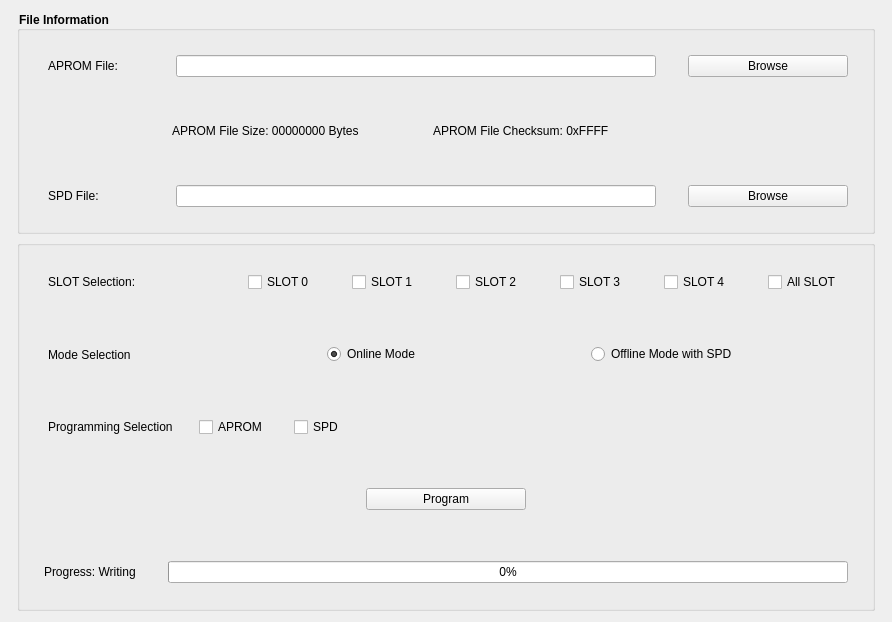
          <widget class="QWidget" name="tab_online">
           <attribute name="title">
            <string>Programming Setting</string>
           </attribute>
           <layout class="QVBoxLayout" name="verticalLayout_9">
            <item>
             <widget class="QWidget" name="SettingWidget_2" native="true">
              <property name="minimumSize">
               <size>
                <width>0</width>
                <height>600</height>
               </size>
              </property>
              <layout class="QVBoxLayout" name="OptionLayout_2" stretch="3,5">
               <property name="spacing">
                <number>6</number>
               </property>
               <property name="leftMargin">
                <number>6</number>
               </property>
               <property name="topMargin">
                <number>0</number>
               </property>
               <property name="rightMargin">
                <number>6</number>
               </property>
               <property name="bottomMargin">
                <number>0</number>
               </property>
               <item>
                <widget class="QGroupBox" name="verticalGroupBox">
                 <property name="minimumSize">
                  <size>
                   <width>0</width>
                   <height>120</height>
                  </size>
                 </property>
                 <property name="styleSheet">
                  <string notr="true">QGroupBox{ font-weight: bold; }</string>
                 </property>
                 <property name="title">
                  <string>File Information</string>
                 </property>
                 <layout class="QVBoxLayout" name="verticalLayout_15" stretch="1,1,1">
                  <property name="spacing">
                   <number>0</number>
                  </property>
                  <property name="leftMargin">
                   <number>0</number>
                  </property>
                  <property name="topMargin">
                   <number>0</number>
                  </property>
                  <property name="rightMargin">
                   <number>0</number>
                  </property>
                  <property name="bottomMargin">
                   <number>0</number>
                  </property>
                  <item>
                   <widget class="QWidget" name="File_Layout" native="true">
                    <property name="minimumSize">
                     <size>
                      <width>0</width>
                      <height>45</height>
                     </size>
                    </property>
                    <layout class="QHBoxLayout" name="horizontalLayout_4" stretch="1,6,1,2">
                     <property name="spacing">
                      <number>12</number>
                     </property>
                     <property name="leftMargin">
                      <number>24</number>
                     </property>
                     <property name="topMargin">
                      <number>0</number>
                     </property>
                     <property name="rightMargin">
                      <number>24</number>
                     </property>
                     <property name="bottomMargin">
                      <number>0</number>
                     </property>
                     <item>
                      <widget class="QLabel" name="label_15">
                       <property name="minimumSize">
                        <size>
                         <width>120</width>
                         <height>0</height>
                        </size>
                       </property>
                       <property name="text">
                        <string>APROM File:</string>
                       </property>
                       <property name="margin">
                        <number>0</number>
                       </property>
                       <property name="indent">
                        <number>4</number>
                       </property>
                      </widget>
                     </item>
                     <item>
                      <widget class="QLineEdit" name="lineEdit_ap"/>
                     </item>
                     <item>
                      <spacer name="horizontalSpacer_24">
                       <property name="orientation">
                        <enum>Qt::Horizontal</enum>
                       </property>
                       <property name="sizeType">
                        <enum>QSizePolicy::Fixed</enum>
                       </property>
                       <property name="sizeHint" stdset="0">
                        <size>
                         <width>20</width>
                         <height>20</height>
                        </size>
                       </property>
                      </spacer>
                     </item>
                     <item>
                      <widget class="QPushButton" name="btn_ap">
                       <property name="minimumSize">
                        <size>
                         <width>160</width>
                         <height>0</height>
                        </size>
                       </property>
                       <property name="maximumSize">
                        <size>
                         <width>160</width>
                         <height>16777215</height>
                        </size>
                       </property>
                       <property name="text">
                        <string>Browse</string>
                       </property>
                      </widget>
                     </item>
                    </layout>
                   </widget>
                  </item>
                  <item>
                   <widget class="QWidget" name="File_APROM_Info" native="true">
                    <property name="minimumSize">
                     <size>
                      <width>0</width>
                      <height>45</height>
                     </size>
                    </property>
                    <property name="maximumSize">
                     <size>
                      <width>16777215</width>
                      <height>60</height>
                     </size>
                    </property>
                    <layout class="QHBoxLayout" name="horizontalLayout_7">
                     <property name="leftMargin">
                      <number>24</number>
                     </property>
                     <property name="topMargin">
                      <number>0</number>
                     </property>
                     <property name="rightMargin">
                      <number>24</number>
                     </property>
                     <property name="bottomMargin">
                      <number>0</number>
                     </property>
                     <item>
                      <spacer name="horizontalSpacer_17">
                       <property name="orientation">
                        <enum>Qt::Horizontal</enum>
                       </property>
                       <property name="sizeType">
                        <enum>QSizePolicy::Fixed</enum>
                       </property>
                       <property name="sizeHint" stdset="0">
                        <size>
                         <width>120</width>
                         <height>20</height>
                        </size>
                       </property>
                      </spacer>
                     </item>
                     <item>
                      <widget class="QLabel" name="label_file_size">
                       <property name="text">
                        <string>APROM File Size: 00000000 Bytes</string>
                       </property>
                       <property name="alignment">
                        <set>Qt::AlignLeading|Qt::AlignLeft|Qt::AlignVCenter</set>
                       </property>
                       <property name="indent">
                        <number>8</number>
                       </property>
                      </widget>
                     </item>
                     <item>
                      <widget class="QLabel" name="label_file_checksum">
                       <property name="text">
                        <string>APROM File Checksum: 0xFFFF</string>
                       </property>
                       <property name="alignment">
                        <set>Qt::AlignLeading|Qt::AlignLeft|Qt::AlignVCenter</set>
                       </property>
                       <property name="indent">
                        <number>4</number>
                       </property>
                      </widget>
                     </item>
                     <item>
                      <spacer name="horizontalSpacer_21">
                       <property name="orientation">
                        <enum>Qt::Horizontal</enum>
                       </property>
                       <property name="sizeType">
                        <enum>QSizePolicy::Fixed</enum>
                       </property>
                       <property name="sizeHint" stdset="0">
                        <size>
                         <width>160</width>
                         <height>20</height>
                        </size>
                       </property>
                      </spacer>
                     </item>
                    </layout>
                   </widget>
                  </item>
                  <item>
                   <widget class="QWidget" name="horizontalWidget" native="true">
                    <property name="minimumSize">
                     <size>
                      <width>0</width>
                      <height>45</height>
                     </size>
                    </property>
                    <layout class="QHBoxLayout" name="horizontalLayout_10" stretch="1,6,1,2">
                     <property name="spacing">
                      <number>12</number>
                     </property>
                     <property name="leftMargin">
                      <number>24</number>
                     </property>
                     <property name="topMargin">
                      <number>0</number>
                     </property>
                     <property name="rightMargin">
                      <number>24</number>
                     </property>
                     <property name="bottomMargin">
                      <number>0</number>
                     </property>
                     <item>
                      <widget class="QLabel" name="label">
                       <property name="minimumSize">
                        <size>
                         <width>120</width>
                         <height>0</height>
                        </size>
                       </property>
                       <property name="text">
                        <string>SPD File:</string>
                       </property>
                       <property name="indent">
                        <number>4</number>
                       </property>
                      </widget>
                     </item>
                     <item>
                      <widget class="QLineEdit" name="lineEdit_spd"/>
                     </item>
                     <item>
                      <spacer name="horizontalSpacer_3">
                       <property name="orientation">
                        <enum>Qt::Horizontal</enum>
                       </property>
                       <property name="sizeType">
                        <enum>QSizePolicy::Fixed</enum>
                       </property>
                       <property name="sizeHint" stdset="0">
                        <size>
                         <width>20</width>
                         <height>20</height>
                        </size>
                       </property>
                      </spacer>
                     </item>
                     <item>
                      <widget class="QPushButton" name="btn_spd">
                       <property name="minimumSize">
                        <size>
                         <width>160</width>
                         <height>0</height>
                        </size>
                       </property>
                       <property name="maximumSize">
                        <size>
                         <width>160</width>
                         <height>16777215</height>
                        </size>
                       </property>
                       <property name="text">
                        <string>Browse</string>
                       </property>
                      </widget>
                     </item>
                    </layout>
                   </widget>
                  </item>
                 </layout>
                </widget>
               </item>
               <item>
                <widget class="QGroupBox" name="Setting">
                 <property name="minimumSize">
                  <size>
                   <width>0</width>
                   <height>240</height>
                  </size>
                 </property>
                 <property name="title">
                  <string/>
                 </property>
                 <layout class="QVBoxLayout" name="verticalLayout_7" stretch="1,1,1,1,1">
                  <property name="spacing">
                   <number>0</number>
                  </property>
                  <property name="leftMargin">
                   <number>0</number>
                  </property>
                  <property name="topMargin">
                   <number>0</number>
                  </property>
                  <property name="rightMargin">
                   <number>0</number>
                  </property>
                  <property name="bottomMargin">
                   <number>0</number>
                  </property>
                  <item>
                   <widget class="QWidget" name="Layout_Select_2" native="true">
                    <property name="minimumSize">
                     <size>
                      <width>0</width>
                      <height>60</height>
                     </size>
                    </property>
                    <layout class="QHBoxLayout" name="Slot_Select_Layout_2" stretch="1,1,1,1,1,1,1,0">
                     <property name="spacing">
                      <number>4</number>
                     </property>
                     <property name="leftMargin">
                      <number>24</number>
                     </property>
                     <property name="topMargin">
                      <number>0</number>
                     </property>
                     <property name="rightMargin">
                      <number>24</number>
                     </property>
                     <property name="bottomMargin">
                      <number>0</number>
                     </property>
                     <item>
                      <widget class="QLabel" name="label_17">
                       <property name="minimumSize">
                        <size>
                         <width>160</width>
                         <height>0</height>
                        </size>
                       </property>
                       <property name="text">
                        <string>SLOT Selection:</string>
                       </property>
                       <property name="margin">
                        <number>0</number>
                       </property>
                       <property name="indent">
                        <number>4</number>
                       </property>
                      </widget>
                     </item>
                     <item>
                      <spacer name="horizontalSpacer_18">
                       <property name="orientation">
                        <enum>Qt::Horizontal</enum>
                       </property>
                       <property name="sizeHint" stdset="0">
                        <size>
                         <width>40</width>
                         <height>20</height>
                        </size>
                       </property>
                      </spacer>
                     </item>
                     <item>
                      <widget class="QCheckBox" name="checkBox_slot_0">
                       <property name="minimumSize">
                        <size>
                         <width>100</width>
                         <height>0</height>
                        </size>
                       </property>
                       <property name="maximumSize">
                        <size>
                         <width>100</width>
                         <height>16777215</height>
                        </size>
                       </property>
                       <property name="text">
                        <string>SLOT 0</string>
                       </property>
                      </widget>
                     </item>
                     <item>
                      <widget class="QCheckBox" name="checkBox_slot_1">
                       <property name="minimumSize">
                        <size>
                         <width>100</width>
                         <height>0</height>
                        </size>
                       </property>
                       <property name="maximumSize">
                        <size>
                         <width>100</width>
                         <height>16777215</height>
                        </size>
                       </property>
                       <property name="text">
                        <string>SLOT 1</string>
                       </property>
                      </widget>
                     </item>
                     <item>
                      <widget class="QCheckBox" name="checkBox_slot_2">
                       <property name="minimumSize">
                        <size>
                         <width>100</width>
                         <height>0</height>
                        </size>
                       </property>
                       <property name="maximumSize">
                        <size>
                         <width>100</width>
                         <height>16777215</height>
                        </size>
                       </property>
                       <property name="text">
                        <string>SLOT 2</string>
                       </property>
                      </widget>
                     </item>
                     <item>
                      <widget class="QCheckBox" name="checkBox_slot_3">
                       <property name="minimumSize">
                        <size>
                         <width>100</width>
                         <height>0</height>
                        </size>
                       </property>
                       <property name="maximumSize">
                        <size>
                         <width>100</width>
                         <height>16777215</height>
                        </size>
                       </property>
                       <property name="text">
                        <string>SLOT 3</string>
                       </property>
                      </widget>
                     </item>
                     <item>
                      <widget class="QCheckBox" name="checkBox_slot_4">
                       <property name="enabled">
                        <bool>true</bool>
                       </property>
                       <property name="minimumSize">
                        <size>
                         <width>100</width>
                         <height>0</height>
                        </size>
                       </property>
                       <property name="maximumSize">
                        <size>
                         <width>100</width>
                         <height>16777215</height>
                        </size>
                       </property>
                       <property name="text">
                        <string>SLOT 4</string>
                       </property>
                      </widget>
                     </item>
                     <item>
                      <widget class="QCheckBox" name="checkBox_slot_all">
                       <property name="minimumSize">
                        <size>
                         <width>80</width>
                         <height>0</height>
                        </size>
                       </property>
                       <property name="text">
                        <string>All SLOT</string>
                       </property>
                      </widget>
                     </item>
                    </layout>
                   </widget>
                  </item>
                  <item>
                   <widget class="QWidget" name="Layout_Offline" native="true">
                    <property name="minimumSize">
                     <size>
                      <width>0</width>
                      <height>60</height>
                     </size>
                    </property>
                    <layout class="QHBoxLayout" name="horizontalLayout" stretch="0,0,0,0">
                     <property name="leftMargin">
                      <number>24</number>
                     </property>
                     <property name="topMargin">
                      <number>0</number>
                     </property>
                     <property name="rightMargin">
                      <number>24</number>
                     </property>
                     <property name="bottomMargin">
                      <number>0</number>
                     </property>
                     <item>
                      <widget class="QLabel" name="label_9">
                       <property name="minimumSize">
                        <size>
                         <width>160</width>
                         <height>0</height>
                        </size>
                       </property>
                       <property name="text">
                        <string>Mode Selection</string>
                       </property>
                       <property name="indent">
                        <number>4</number>
                       </property>
                      </widget>
                     </item>
                     <item>
                      <spacer name="horizontalSpacer_4">
                       <property name="orientation">
                        <enum>Qt::Horizontal</enum>
                       </property>
                       <property name="sizeType">
                        <enum>QSizePolicy::Fixed</enum>
                       </property>
                       <property name="sizeHint" stdset="0">
                        <size>
                         <width>20</width>
                         <height>20</height>
                        </size>
                       </property>
                      </spacer>
                     </item>
                     <item>
                      <widget class="QRadioButton" name="radioButton_online">
                       <property name="text">
                        <string>Online Mode</string>
                       </property>
                       <property name="checked">
                        <bool>true</bool>
                       </property>
                      </widget>
                     </item>
                     <item>
                      <widget class="QRadioButton" name="radioButton_offline">
                       <property name="text">
                        <string>Offline Mode with SPD</string>
                       </property>
                      </widget>
                     </item>
                    </layout>
                   </widget>
                  </item>
                  <item>
                   <widget class="QWidget" name="horizontalWidget" native="true">
                    <layout class="QHBoxLayout" name="horizontalLayout_13">
                     <property name="leftMargin">
                      <number>24</number>
                     </property>
                     <property name="topMargin">
                      <number>0</number>
                     </property>
                     <property name="rightMargin">
                      <number>24</number>
                     </property>
                     <property name="bottomMargin">
                      <number>0</number>
                     </property>
                     <item>
                      <widget class="QLabel" name="label_2">
                       <property name="minimumSize">
                        <size>
                         <width>120</width>
                         <height>0</height>
                        </size>
                       </property>
                       <property name="text">
                        <string>Programming Selection</string>
                       </property>
                       <property name="indent">
                        <number>4</number>
                       </property>
                      </widget>
                     </item>
                     <item>
                      <spacer name="horizontalSpacer_8">
                       <property name="orientation">
                        <enum>Qt::Horizontal</enum>
                       </property>
                       <property name="sizeType">
                        <enum>QSizePolicy::Fixed</enum>
                       </property>
                       <property name="sizeHint" stdset="0">
                        <size>
                         <width>20</width>
                         <height>20</height>
                        </size>
                       </property>
                      </spacer>
                     </item>
                     <item>
                      <widget class="QCheckBox" name="checkBox_ap">
                       <property name="text">
                        <string>APROM</string>
                       </property>
                      </widget>
                     </item>
                     <item>
                      <spacer name="horizontalSpacer_19">
                       <property name="orientation">
                        <enum>Qt::Horizontal</enum>
                       </property>
                       <property name="sizeType">
                        <enum>QSizePolicy::Fixed</enum>
                       </property>
                       <property name="sizeHint" stdset="0">
                        <size>
                         <width>20</width>
                         <height>20</height>
                        </size>
                       </property>
                      </spacer>
                     </item>
                     <item>
                      <widget class="QCheckBox" name="checkBox_spd">
                       <property name="text">
                        <string>SPD</string>
                       </property>
                      </widget>
                     </item>
                     <item>
                      <spacer name="horizontalSpacer_7">
                       <property name="orientation">
                        <enum>Qt::Horizontal</enum>
                       </property>
                       <property name="sizeHint" stdset="0">
                        <size>
                         <width>40</width>
                         <height>20</height>
                        </size>
                       </property>
                      </spacer>
                     </item>
                    </layout>
                   </widget>
                  </item>
                  <item>
                   <widget class="QWidget" name="horizontalWidget_2" native="true">
                    <layout class="QHBoxLayout" name="horizontalLayout_11">
                     <item>
                      <widget class="QPushButton" name="btn_program">
                       <property name="minimumSize">
                        <size>
                         <width>160</width>
                         <height>0</height>
                        </size>
                       </property>
                       <property name="maximumSize">
                        <size>
                         <width>160</width>
                         <height>16777215</height>
                        </size>
                       </property>
                       <property name="text">
                        <string>Program</string>
                       </property>
                      </widget>
                     </item>
                    </layout>
                   </widget>
                  </item>
                  <item>
                   <widget class="QWidget" name="Layout_Bar" native="true">
                    <property name="minimumSize">
                     <size>
                      <width>0</width>
                      <height>60</height>
                     </size>
                    </property>
                    <layout class="QHBoxLayout" name="horizontalLayout_8">
                     <property name="spacing">
                      <number>4</number>
                     </property>
                     <property name="leftMargin">
                      <number>24</number>
                     </property>
                     <property name="topMargin">
                      <number>0</number>
                     </property>
                     <property name="rightMargin">
                      <number>24</number>
                     </property>
                     <property name="bottomMargin">
                      <number>0</number>
                     </property>
                     <item>
                      <widget class="QLabel" name="label_progress_state">
                       <property name="minimumSize">
                        <size>
                         <width>120</width>
                         <height>0</height>
                        </size>
                       </property>
                       <property name="text">
                        <string>Progress: Writing</string>
                       </property>
                      </widget>
                     </item>
                     <item>
                      <widget class="QProgressBar" name="progressBar">
                       <property name="value">
                        <number>0</number>
                       </property>
                      </widget>
                     </item>
                    </layout>
                   </widget>
                  </item>
                 </layout>
                </widget>
               </item>
              </layout>
             </widget>
            </item>
           </layout>
          </widget>
